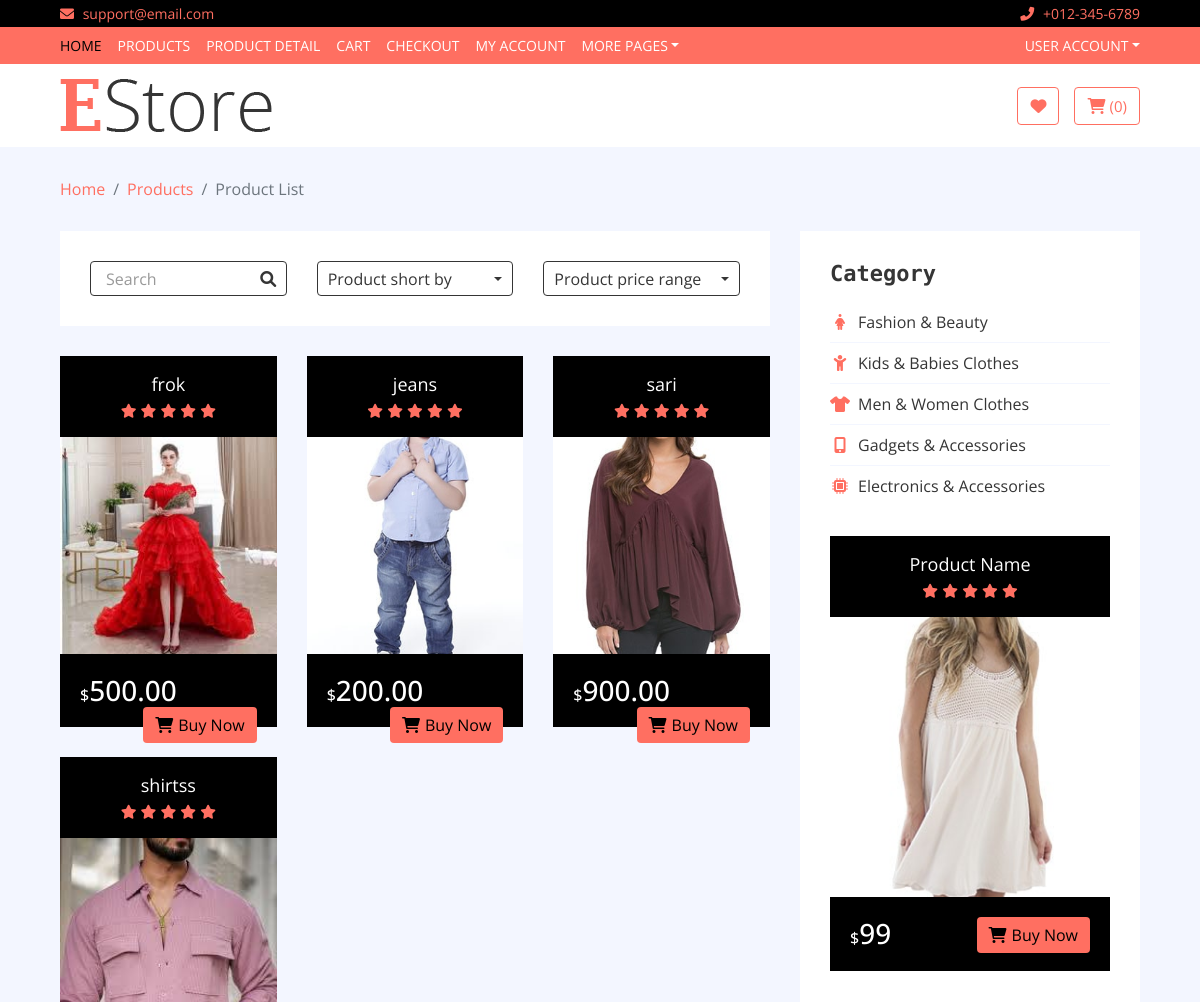
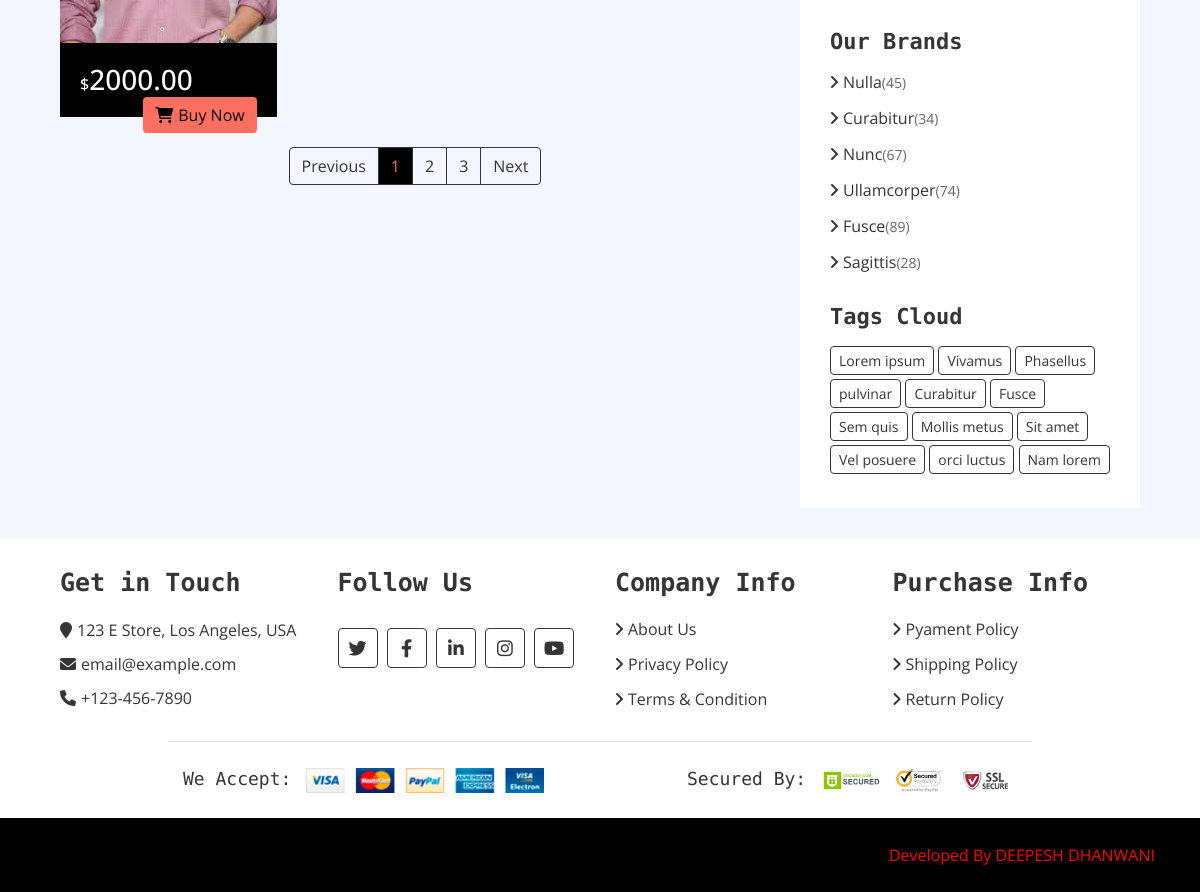
Page /category/1/ on the committed database (2 pictures, top to bottom).
### shop/models.py (models this page shows, shortened)
class Product(models.Model):
    category = models.ForeignKey(Category, on_delete=models.CASCADE, related_name='products')
    name = models.CharField(max_length=100)  # e.g., T-shirt, Jeans
    description = models.TextField()  # Description of the product
    price = models.DecimalField(max_digits=10, decimal_places=2)  # Product price
    image = models.ImageField(upload_to='products/', blank=True, null=True)  # Product image

### ecommerce/views.py (the view)
# urls.py: path("category/<int:category_id>/", views.category_products_view, name="category_products"),
def category_products_view(request, category_id):
    category = get_object_or_404(Category, id=category_id)
    products = category.products.all()
    categories = Category.objects.all()
    Brandimgdata = Brandimg.objects.all().order_by('id')   # Access related products
    data = {
        'category': category,
        'products': products,
        'categories': categories,
        'Brandimgdata':Brandimgdata,
    }
    return render(request, 'product-list.html', data)

### templates/product-list.html (shortened to what this page needs)
<!DOCTYPE html>
<html lang="en">
    {% include "header.html" %}
    {% load static %}
<head>
    <link rel="stylesheet" href="{% static 'css/style.css' %}">
</head>
   <body>
        <div class="breadcrumb-wrap">
            <div class="container-fluid">
                <ul class="breadcrumb">
                    <li class="breadcrumb-item"><a href="#">Home</a></li>
                    <li class="breadcrumb-item"><a href="#">Products</a></li>
                    <li class="breadcrumb-item active">Product List</li>
                </ul>
            </div>
        </div>
        <div class="product-view">
            <div class="container-fluid">
                <div class="row">
                    <div class="col-lg-8">
                        <div class="row">
                            <div class="col-md-12">
                                <div class="product-view-top">
                                    <div class="row">
                                        <div class="col-md-4">
                                            <div class="product-search">
                                                <input type="email" value="Search">
                                                <button><i class="fa fa-search"></i></button>
                                            </div>
                                        </div>
                                        <div class="col-md-4">
                                            <div class="product-short">
                                                <div class="dropdown">
                                                    <div class="dropdown-toggle" data-toggle="dropdown">Product short by</div>
                                                </div>
                                            </div>
                                        </div>
                                        <div class="col-md-4">
                                            <div class="product-price-range">
                                                <div class="dropdown">
                                                    <div class="dropdown-toggle" data-toggle="dropdown">Product price range</div>
                                                </div>
                                            </div>
                                        </div>
                                    </div>
                                </div>
                            </div>
                            {% for product in products %}
                            <div class="col-md-4">
                                <div class="product-item">
                                    <div class="product-title">
                                        <a href="#">{{ product.name }}</a>
                                        <div class="ratting">
                                            <i class="fa fa-star"></i>
                                            <i class="fa fa-star"></i>
                                            <i class="fa fa-star"></i>
                                            <i class="fa fa-star"></i>
                                            <i class="fa fa-star"></i>
                                        </div>
                                    </div>
                                    <div class="product-image">
                                        <a href="product-detail.html">
                                            <img src="{{ product.image.url }}" alt="Product Image">
                                        </a>
                                    </div>
                                    <div class="product-price">
                                        <h3><span>$</span>{{ product.price }}</h3>
                                        <a class="btn" href=""><i class="fa fa-shopping-cart"></i>Buy Now</a>
                                    </div>
                                </div>
                            </div>
                            {% endfor %}
                        </div>
                        <div class="col-md-12">
                            <nav aria-label="Page navigation example">
                                <ul class="pagination justify-content-center">
                                    <li class="page-item disabled">
                                        <a class="page-link" href="#" tabindex="-1">Previous</a>
                                    </li>
                                    <li class="page-item active"><a class="page-link" href="#">1</a></li>
                                    <li class="page-item"><a class="page-link" href="#">2</a></li>
                                    <li class="page-item"><a class="page-link" href="#">3</a></li>
                                    <li class="page-item">
                                        <a class="page-link" href="#">Next</a>
                                    </li>
                                </ul>
                            </nav>
                        </div>
                    </div>
                    <div class="col-lg-4 sidebar">
                        <div class="sidebar-widget category">
                            <h2 class="title">Category</h2>
                            <nav class="navbar bg-light">
                                <ul class="navbar-nav">
                                    <li class="nav-item">
                                        <a class="nav-link" href="#"><i class="fa fa-female"></i>Fashion & Beauty</a>
                                    </li>
                                    <li class="nav-item">
                                        <a class="nav-link" href="#"><i class="fa fa-child"></i>Kids & Babies Clothes</a>
                                    </li>
                                    <li class="nav-item">
                                        <a class="nav-link" href="#"><i class="fa fa-tshirt"></i>Men & Women Clothes</a>
                                    </li>
                                    <li class="nav-item">
                                        <a class="nav-link" href="#"><i class="fa fa-mobile-alt"></i>Gadgets & Accessories</a>
                                    </li>
                                    <li class="nav-item">
                                        <a class="nav-link" href="#"><i class="fa fa-microchip"></i>Electronics & Accessories</a>
                                    </li>
                                </ul>
                            </nav>
                        </div>
                        <div class="sidebar-widget widget-slider">
                            <div class="sidebar-slider normal-slider">
                                <div class="product-item">
                                    <div class="product-title">
                                        <a href="#">Product Name</a>
                                        <div class="ratting">
                                            <i class="fa fa-star"></i>
                                            <i class="fa fa-star"></i>
                                            <i class="fa fa-star"></i>
                                            <i class="fa fa-star"></i>
                                            <i class="fa fa-star"></i>
                                        </div>
                                    </div>
                                    <div class="product-image">
                                        <a href="product-detail.html">
                                            <img src="/static/img/product-10.jpg" alt="Product Image">
                                        </a>
                                    </div>
                                    <div class="product-price">
                                        <h3><span>$</span>99</h3>
                                        <a class="btn" href=""><i class="fa fa-shopping-cart"></i>Buy Now</a>
                                    </div>
                                </div>
                            </div>
                        </div>
                        <div class="sidebar-widget brands">
                            <h2 class="title">Our Brands</h2>
                            <ul>
                                <li><a href="#">Nulla </a><span>(45)</span></li>
                                <li><a href="#">Curabitur </a><span>(34)</span></li>
                                <li><a href="#">Nunc </a><span>(67)</span></li>
                                <li><a href="#">Ullamcorper</a><span>(74)</span></li>
                                <li><a href="#">Fusce </a><span>(89)</span></li>
                                <li><a href="#">Sagittis</a><span>(28)</span></li>
                            </ul>
                        </div>
                        <div class="sidebar-widget tag">
                            <h2 class="title">Tags Cloud</h2>
                            <a href="#">Lorem ipsum</a>
                            <a href="#">Vivamus</a>
                            <a href="#">Phasellus</a>
                            <a href="#">pulvinar</a>
                            <a href="#">Curabitur</a>
                            <a href="#">Fusce</a>
                            <a href="#">Sem quis</a>
                            <a href="#">Mollis metus</a>
                            <a href="#">Sit amet</a>
                            <a href="#">Vel posuere</a>
                            <a href="#">orci luctus</a>
                            <a href="#">Nam lorem</a>
                        </div>
                    </div>
                </div>
            </div>
        </div>
                      {%include "footer.html"%}
    </body>
</html>

### rows in the picture
Product: name "frok", image (picture), price "500.00"
Product: name "jeans", image (picture), price "200.00"
Product: name "sari", image (picture), price "900.00"
Product: name "shirtss", image (picture), price "2000.00"
